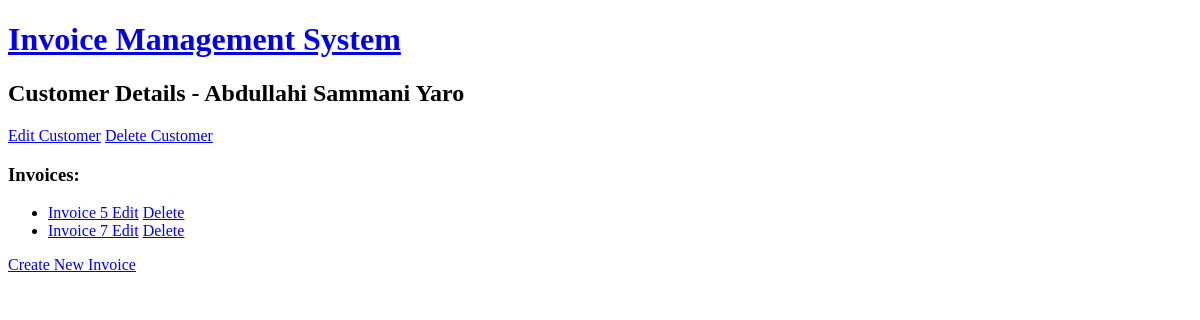
The app's page /invoices/customer-detail/2/, older data.
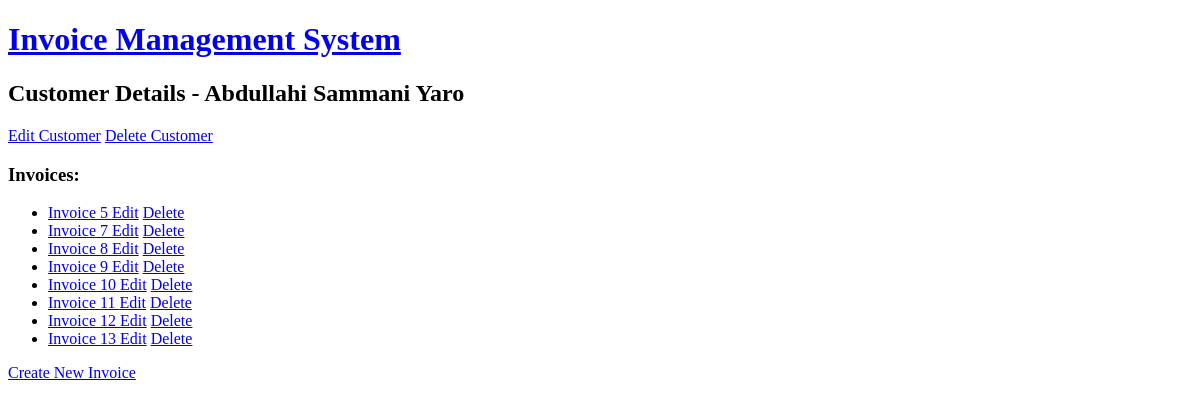
The same page, newer data.
### invoices/models.py (models this page shows, shortened)
class Invoice(models.Model):
    customer = models.ForeignKey(Customer, on_delete=models.CASCADE)
    quantity = models.IntegerField(blank=True, null=True)
    description = models.CharField(max_length=255, blank=True, null=True)
    rate = models.DecimalField(max_digits=10, decimal_places=2, blank=True, null=True)
    amount = models.DecimalField(max_digits=10, decimal_places=2, blank=True, null=True)
    total = models.DecimalField(max_digits=10, decimal_places=2, blank=True, null=True)
    sub_total = models.DecimalField(max_digits=10, decimal_places=2, blank=True, null=True)
    deposit = models.DecimalField(max_digits=10, decimal_places=2, blank=True, null=True)
    balance = models.DecimalField(max_digits=10, decimal_places=2, blank=True, null=True)

### invoices/views.py (the view)
# urls.py: path('customer-detail/<int:customer_id>/', customer_detail, name='customer_detail'),
def customer_detail(request, customer_id):
    customer = get_object_or_404(Customer, pk=customer_id)
    invoices = Invoice.objects.filter(customer=customer)
    return render(request, 'invoices/customer_detail.html', {'customer': customer, 'invoices': invoices})

### invoices/templates/invoices/customer_detail.html
{% extends 'invoices/base.html' %}
{% block content %}
    <h2>Customer Details - {{ customer.name }}</h2>
    <a href="{% url 'edit_customer' customer.id %}">Edit Customer</a>
    <a href="{% url 'delete_customer' customer.id %}">Delete Customer</a>
    <h3>Invoices:</h3>
    <ul>
        {% for invoice in customer.invoice_set.all %}
            <li>
                <a href="{% url 'invoice_detail' customer_id=customer.id invoice_id=invoice.id %}">
                    Invoice {{ invoice.id }}
                </a>
                <a href="{% url 'edit_invoice' customer_id=customer.id invoice_id=invoice.id %}">Edit</a>
                <a href="{% url 'delete_invoice' customer_id=customer.id invoice_id=invoice.id %}">Delete</a>
            </li>
        {% endfor %}
    </ul>
    <a href="{% url 'create_invoice' customer.id %}">Create New Invoice</a>
{% endblock %}

Row changes from the older to the newer data that the page shows:
added Invoice: id "8"
added Invoice: id "9"
added Invoice: id "10"
added Invoice: id "11"
added Invoice: id "12"
added Invoice: id "13"
